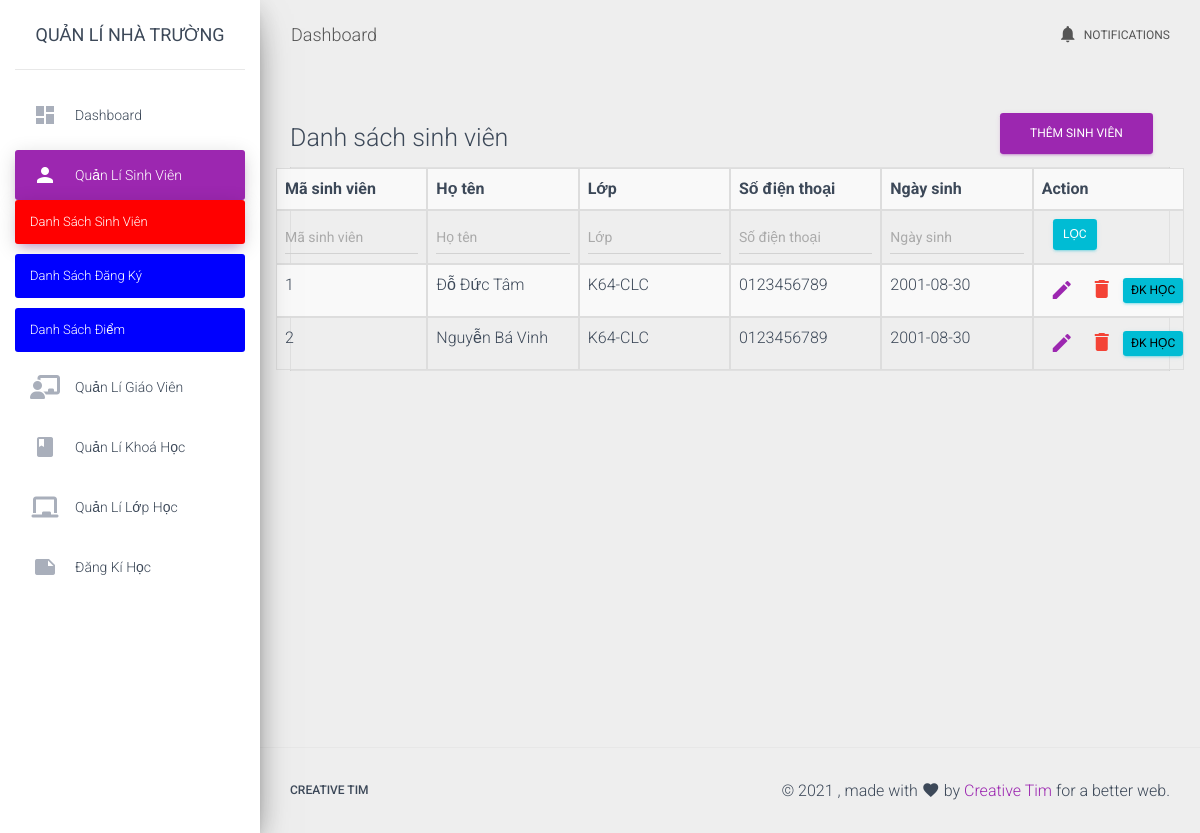
The app's page /manageStudent.php?type=view, older data.
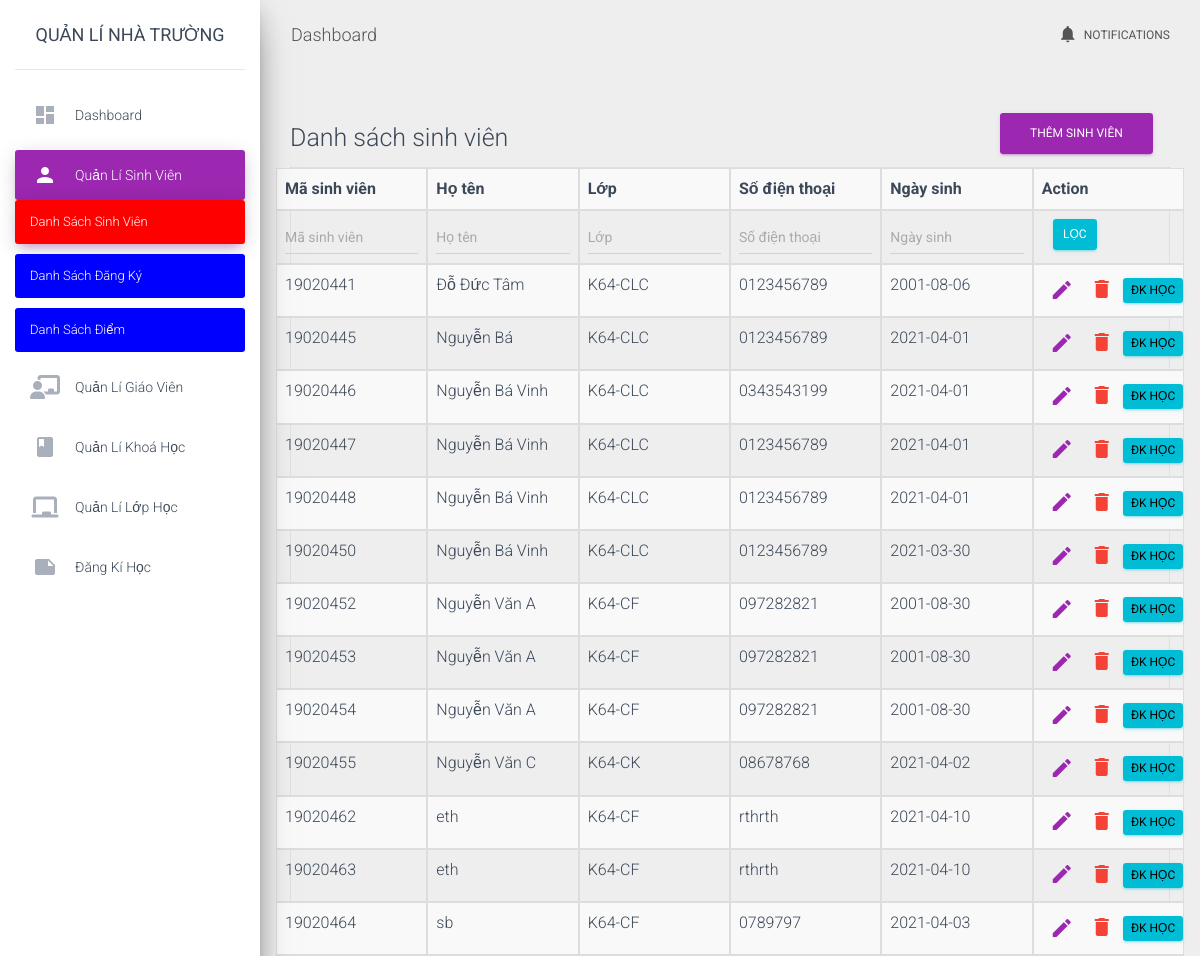
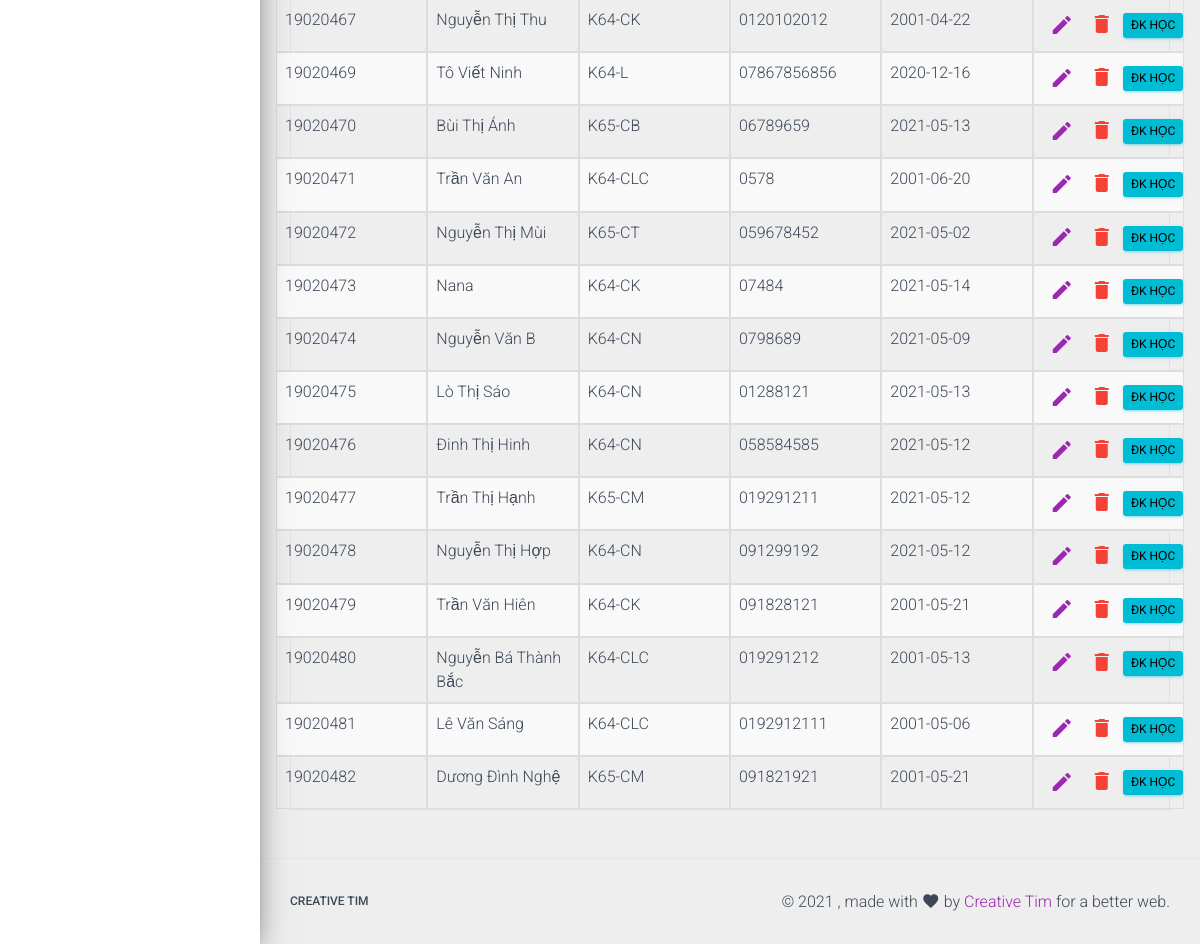
The same page, newer data (2 pictures, top to bottom).
### tables this page shows
CREATE TABLE `students` (
  `id` int(11) NOT NULL,
  `fullName` varchar(50) NOT NULL,
  `classId` int(11) NOT NULL,
  `contactNumber` varchar(11) NOT NULL,
  `dob` date NOT NULL
);

CREATE TABLE `classes` (
  `id` int(11) NOT NULL,
  `className` varchar(12) NOT NULL,
  `maxStudent` int(11) NOT NULL,
  `numOfStudents` int(11) NOT NULL,
  `teacherId` int(11) NOT NULL
);

### module/student/view.php (the view, shortened to what this page needs)
    <div class="row">
        <div class="col-sm-6">
            <h3>Danh sách sinh viên</h3>
        </div>
        <div class='col-sm-6 text-right'>
            <a class='nav-link' href='manageStudent.php?type=add'>
                <button class="btn btn-primary">Thêm sinh viên</button>
            </a>
        </div>
    </div>
<?php
$myTable = STUDENT_TABLE;
if (isset($_POST['filter'])) {
    $result = filterStudents();
} else {
    $result = selectElementFrom("$myTable", "*", "1");
}
if ($result->num_rows <= 0) {
    echo "0 results";
} else { ?>
<form method='post' action="#">
	<table style='width: 100%' class='table table-striped table-bordered table-hover'>
		<tr class="row">
			<th class="col-sm-2">Mã sinh viên</th>
			<th class="col-sm-2">Họ tên</th>
			<th class="col-sm-2">Lớp</th>
			<th class="col-sm-2">Số điện thoại</th>
			<th class="col-sm-2">Ngày sinh</th>
			<th class="col-sm-2">Action</th>
		</tr>
        <tr class="row">
            <th class="col-sm-2"><input name="studentId" class="form-control" type="text" placeholder="Mã sinh viên"></th>
            <th class="col-sm-2"><input name="studentName" class="form-control" type="text" placeholder="Họ tên"></th>
            <th class="col-sm-2"><input name="className" class="form-control" type="text" placeholder="Lớp"></th>
            <th class="col-sm-2"><input name="contactNumber" class="form-control" type="text" placeholder="Số điện thoại"></th>
            <th class="col-sm-2"><input name="dob" class="form-control" type="text" placeholder="Ngày sinh"></th>
            <th class="col-sm-2"><input type="submit" class="btn btn-info"
                                        style="padding: 7px 10px; margin: 0px 11px" name="filter"
                                        value="Lọc"></th>
        </tr>
    <?php
    while ($row = $result->fetch_assoc()) {
        echo "<tr class='row'>";
        $query = getActionForm('manageStudent.php', $row['id'], true, true,"",
            true, false, $row['id']);
        $queryClass = selectElementFrom('classes', "*", "id = '$row[classId]'");
        $rowClass = $queryClass->fetch_assoc();
        echo "<td class='col-sm-2'>$row[id]</td>
        <td class='col-sm-2'>$row[fullName]</td>
        <td class='col-sm-2'>$rowClass[className]</td>
        <td class='col-sm-2'>$row[contactNumber]</td>
        <td class='col-sm-2'>$row[dob]</td>
        <td class='col-sm-2'>$query</td>
        </tr>";
    }
    ?>
	</table>
</form>
<?php }?>

### function/functions.php (shortened to what this page needs)
<?php
function getActionForm($originLink, $id, $edit = true, $delete = true, $deletedElement = "", $regis = false, $addCourse = false, $studentId = "")
{
    $res = "<ul style='display: flex'>";
    if ($edit) {
        $res .= "
                <li class='item'>
                <a class='nav-link' href='$originLink?type=edit&for=$id'>
                <i class='material-icons'>edit</i>
                </a></li>";
    }
    if ($delete) {
        if ($deletedElement == '') {
            $url = "$originLink?type=delete&for=$id";
        } else {
            $url = "$originLink?type=delete&for=$id&ele=$deletedElement";
        }
        $res .= '<li class="item" onClick="confirmDelete(\'' . $url . '\')">
                <i class="material-icons text-danger" style="cursor: pointer; padding: 0.25rem 0.5rem">delete</i>
                </li>';
    }
    if ($regis) {
        $res .= "
                <li class='item'>
                    <a class='btn btn-info' href='registerQuery.php?type=view&for=$studentId' style='color:black; padding: 0.25rem 0.5rem;'>ĐK học</a>
                </li>";
    }
    $res .= "</ul>";
    return $res;
}
function selectElementFrom($table, $element = '*', $condition = "1")
{
    global $conn;
    $sqlSelect = "SELECT $element FROM $table WHERE $condition";
    $query = $conn->query($sqlSelect);
    return $query;
}
        ?>

Row changes from the older to the newer data that the page shows:
removed students: id "1", fullName "Đỗ Đức Tâm", classId.className "K64-CLC", contactNumber "0123456789", dob "2001-08-30"
removed students: id "2", fullName "Nguyễn Bá Vinh", classId.className "K64-CLC", contactNumber "0123456789", dob "2001-08-30"
added students: id "19020441", fullName "Đỗ Đức Tâm", classId.className "K64-CLC", contactNumber "0123456789", dob "2001-08-06"
added students: id "19020445", fullName "Nguyễn Bá", classId.className "K64-CLC", contactNumber "0123456789", dob "2021-04-01"
added students: id "19020446", fullName "Nguyễn Bá Vinh", classId.className "K64-CLC", contactNumber "0343543199", dob "2021-04-01"
added students: id "19020447", fullName "Nguyễn Bá Vinh", classId.className "K64-CLC", contactNumber "0123456789", dob "2021-04-01"
added students: id "19020448", fullName "Nguyễn Bá Vinh", classId.className "K64-CLC", contactNumber "0123456789", dob "2021-04-01"
added students: id "19020450", fullName "Nguyễn Bá Vinh", classId.className "K64-CLC", contactNumber "0123456789", dob "2021-03-30"
added students: id "19020452", fullName "Nguyễn Văn A", classId.className "K64-CF", contactNumber "097282821", dob "2001-08-30"
added students: id "19020453", fullName "Nguyễn Văn A", classId.className "K64-CF", contactNumber "097282821", dob "2001-08-30"
added students: id "19020454", fullName "Nguyễn Văn A", classId.className "K64-CF", contactNumber "097282821", dob "2001-08-30"
added students: id "19020455", fullName "Nguyễn Văn C", classId.className "K64-CK", contactNumber "08678768", dob "2021-04-02"
added students: id "19020462", fullName "eth", classId.className "K64-CF", contactNumber "rthrth", dob "2021-04-10"
added students: id "19020463", fullName "eth", classId.className "K64-CF", contactNumber "rthrth", dob "2021-04-10"
added students: id "19020464", fullName "sb", classId.className "K64-CF", contactNumber "0789797", dob "2021-04-03"
added students: id "19020467", fullName "Nguyễn Thị Thu", classId.className "K64-CK", contactNumber "0120102012", dob "2001-04-22"
added students: id "19020469", fullName "Tô Viết Ninh", classId.className "K64-L", contactNumber "07867856856", dob "2020-12-16"
added students: id "19020470", fullName "Bùi Thị Ánh", classId.className "K65-CB", contactNumber "06789659", dob "2021-05-13"
added students: id "19020471", fullName "Trần Văn An", classId.className "K64-CLC", contactNumber "0578", dob "2001-06-20"
added students: id "19020472", fullName "Nguyễn Thị Mùi", classId.className "K65-CT", contactNumber "059678452", dob "2021-05-02"
added students: id "19020473", fullName "Nana", classId.className "K64-CK", contactNumber "07484", dob "2021-05-14"
added students: id "19020474", fullName "Nguyễn Văn B", classId.className "K64-CN", contactNumber "0798689", dob "2021-05-09"
added students: id "19020475", fullName "Lò Thị Sáo", classId.className "K64-CN", contactNumber "01288121", dob "2021-05-13"
added students: id "19020476", fullName "Đinh Thị Hinh", classId.className "K64-CN", contactNumber "058584585", dob "2021-05-12"
added students: id "19020477", fullName "Trần Thị Hạnh", classId.className "K65-CM", contactNumber "019291211", dob "2021-05-12"
added students: id "19020478", fullName "Nguyễn Thị Hợp", classId.className "K64-CN", contactNumber "091299192", dob "2021-05-12"
added students: id "19020479", fullName "Trần Văn Hiên", classId.className "K64-CK", contactNumber "091828121", dob "2001-05-21"
added students: id "19020480", fullName "Nguyễn Bá Thành Bắc", classId.className "K64-CLC", contactNumber "019291212", dob "2001-05-13"
added students: id "19020481", fullName "Lê Văn Sáng", classId.className "K64-CLC", contactNumber "0192912111", dob "2001-05-06"
added students: id "19020482", fullName "Dương Đình Nghệ", classId.className "K65-CM", contactNumber "091821921", dob "2001-05-21"
